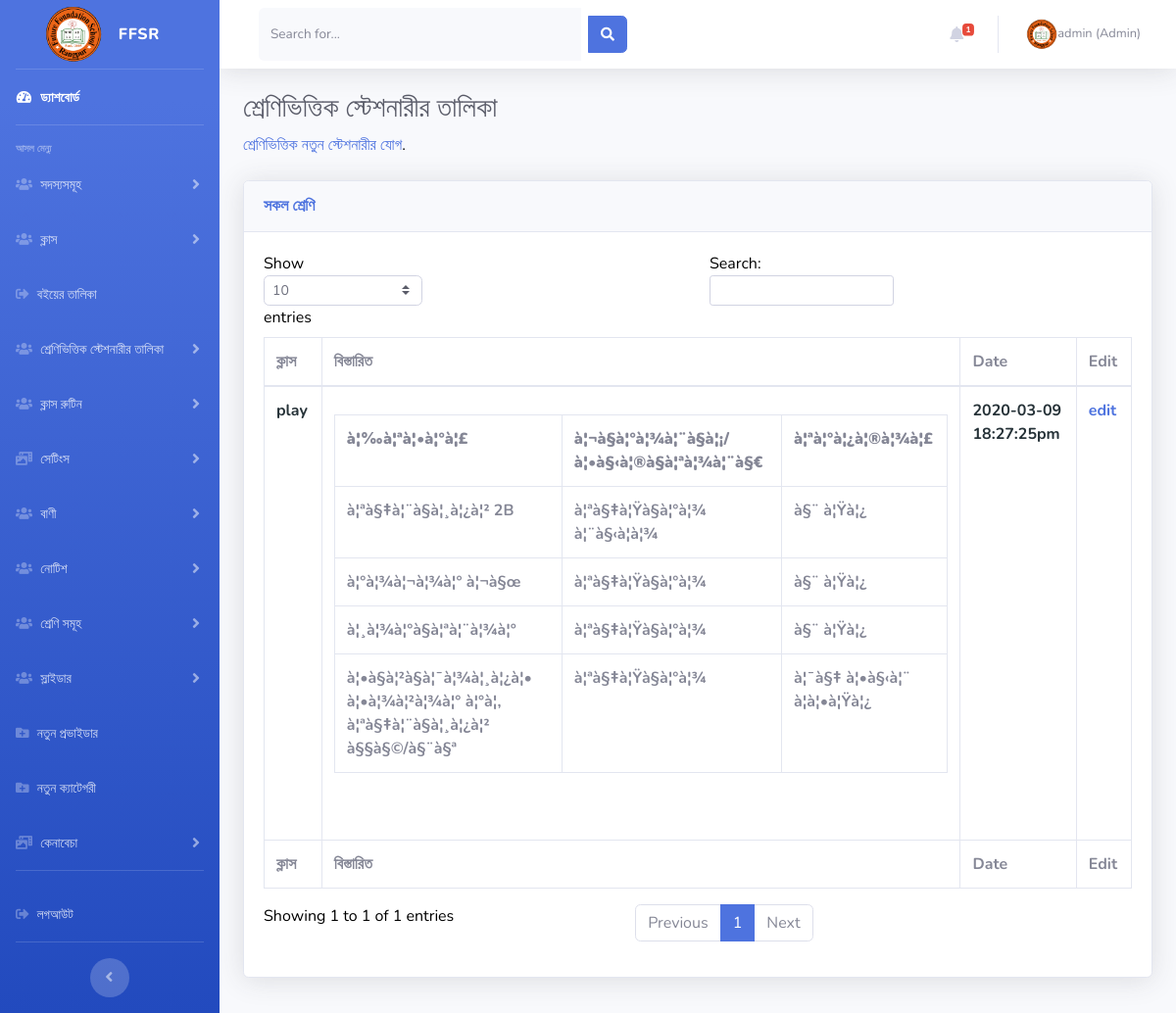
The app's page /admin/class_stationary_list.php?class=play (signed in) with its own data.
### tables this page shows
CREATE TABLE `class_stationary` (
  `id` int(255) NOT NULL,
  `class` varchar(255) NOT NULL,
  `details` text NOT NULL,
  `date` varchar(255) NOT NULL
);

### admin/class_stationary_list.php (the view, shortened to what this page needs)
<?php
    $class = $_GET['class'];
    include ('header.inc.php');
?>
<div class="container-fluid">
  <h1 class="h3 mb-2 text-gray-800">শ্রেণিভিত্তিক স্টেশনারীর তালিকা</h1>
  <p class="mb-4"><a target="_blank" href="add_book_list.php" data-toggle="modal" data-target="#AddBooklist">শ্রেণিভিত্তিক নতুন স্টেশনারীর যোগ</a>.</p>
  <div class="card shadow mb-4">
    <div class="card-header py-3">
      <h6 class="m-0 font-weight-bold text-primary">সকল শ্রেণি</h6>
    </div>
    <div class="card-body">
      <div class="table-responsive">
        <table class="table table-bordered" id="dataTable" width="100%" cellspacing="0">
          <thead>
            <tr>
              <th>ক্লাস</th>
              <th>বিস্তারিত</th>
              <th>Date</th>
              <th>Edit</th>
            </tr>
          </thead>
          <tfoot>
            <tr>
              <th>ক্লাস</th>
              <th>বিস্তারিত</th>
              <th>Date</th>
              <th>Edit</th>
            </tr>
          </tfoot>
          <tbody>
  <?php
    $sql = $db->query("SELECT * FROM class_stationary WHERE class = '$class' ORDER BY id");
    $count = mysqli_num_rows($sql);
    if ($count == 0) {
        echo "no result!";
     }else{
      while ($row = mysqli_fetch_array($sql)) {
        $id = $row['id'];
        $class = $row['class'];
        $details = $row['details'];
        $date = $row['date'];
   ?>
            <tr style="color:#263238;font-weight:bold">
              <td><?php echo $class; ?></td>
              <td><?php echo $details; ?></td>
              <td><?php echo $date; ?></td>
              <td><a href="#" data-toggle="modal" data-target="#class_stationary<?php echo $id; ?>">edit</a>
            </td>
                    </tr>
                  </tbody>
                </table>
              </div>
            </div>
          </div>
        </div>
      </div>
    </div>
  </div>
<?php }} ?>
<?php
    include ('footer.inc.php');
?>

### records on screen
class_stationary: class "play", details "à¦‰à¦ªà¦•à¦°à¦£ à¦¬à§à¦°à¦¾à¦¨à§à¦¡/à¦•à§‹à¦®à§à¦ªà¦¾à¦¨à§€ à¦ªà¦°à¦¿à¦®à¦¾à¦£ à¦ªà§‡à¦¨à§à¦¸à¦¿à¦² 2B à¦ªà§‡à¦Ÿà§à¦°à¦¾ à¦¨à§‹à¦­à¦¾ à§¨ à¦Ÿà¦¿ à¦°à¦¾à¦¬à¦¾à¦° à¦¬à§œ à¦ªà§‡à¦Ÿà§à¦°à¦¾ à§¨ à¦Ÿà¦¿ à¦¸à¦¾à¦°à§à¦ªà¦¨à¦¾à¦° à¦ªà§‡à¦Ÿà§à¦°à¦¾ à§¨ à¦Ÿà¦¿ à¦•à§à¦²à§à¦¯à¦¾à¦¸à¦¿à¦• à¦•à¦¾à¦²à¦¾à¦° à¦°à¦‚ à¦ªà§‡à¦¨à§à¦¸à¦¿à¦² à§§à§©/à§¨à§ª à¦ªà§‡à¦Ÿà§à¦°à¦¾ à¦¯à§‡ à¦•à§‹à¦¨ à¦à¦•à¦Ÿà¦¿", date "2020-03-09 18:27:25pm"

### other values on screen
$_SESSION['user']['username'] "admin"
$_SESSION['user']['user_type'] "Admin"
